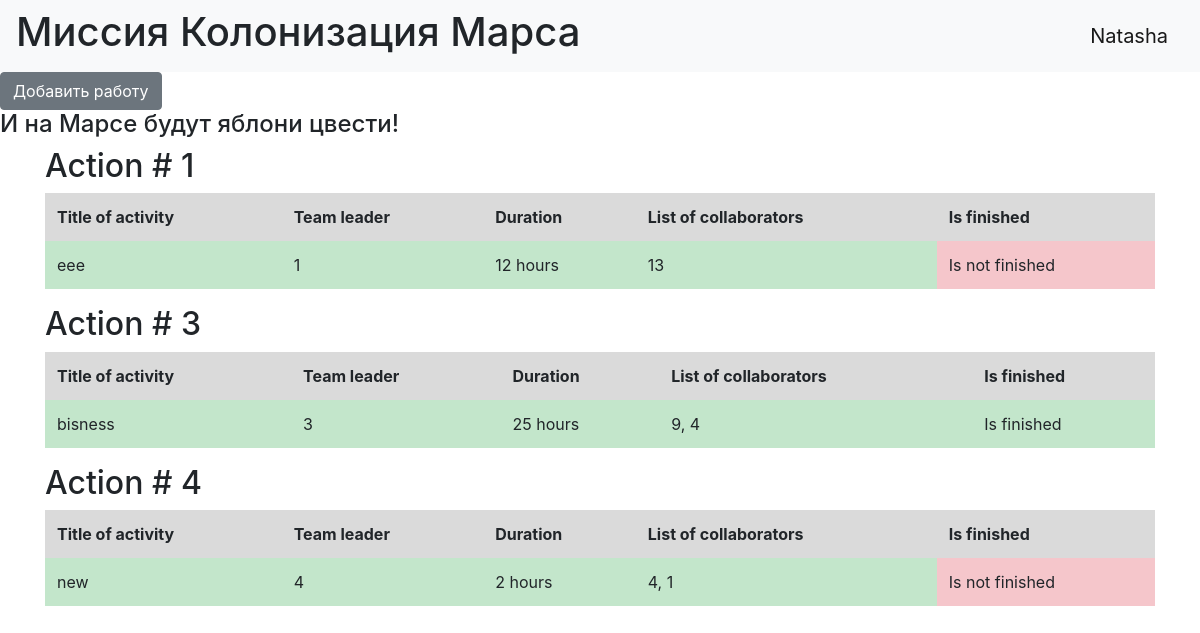
/ (signed in), run on the app's committed database.
### data/users.py (models this page shows, shortened)
class User(SqlAlchemyBase, UserMixin):
    __tablename__ = 'users'
    id = sqlalchemy.Column(sqlalchemy.Integer,
                           primary_key=True, autoincrement=True)
    surname = sqlalchemy.Column(sqlalchemy.String, nullable=True)
    name = sqlalchemy.Column(sqlalchemy.String, nullable=True)
    age = sqlalchemy.Column(sqlalchemy.Integer)
    position = sqlalchemy.Column(sqlalchemy.String, nullable=True)
    speciality = sqlalchemy.Column(sqlalchemy.String, nullable=True)
    address = sqlalchemy.Column(sqlalchemy.String, nullable=True)
    email = sqlalchemy.Column(sqlalchemy.String,
                              index=True, unique=True, nullable=True)
    hashed_password = sqlalchemy.Column(sqlalchemy.String, nullable=True)
    modified_date = sqlalchemy.Column(sqlalchemy.DateTime)
    jobs = orm.relation("Jobs", back_populates='user')

### data/jobs.py (models this page shows)
class Jobs(SqlAlchemyBase):
    __tablename__ = 'jobs'
    id = sqlalchemy.Column(sqlalchemy.Integer,
                           primary_key=True, autoincrement=True)
    team_leader = sqlalchemy.Column(sqlalchemy.Integer,
                                    sqlalchemy.ForeignKey("users.id"))
    job = sqlalchemy.Column(sqlalchemy.String, nullable=True)
    work_size = sqlalchemy.Column(sqlalchemy.Integer)
    collaborators = sqlalchemy.Column(sqlalchemy.String)
    start_date = sqlalchemy.Column(sqlalchemy.DateTime,
                                   default=datetime.datetime.now)
    end_date = sqlalchemy.Column(sqlalchemy.DateTime)
    is_finished = sqlalchemy.Column(sqlalchemy.Boolean, default=False)
    user = orm.relation('User')

### main.py (the view)
@app.route('/')
def index():
    session = db_session.create_session()
    job = session.query(Jobs).all()
    return render_template('index.html', job=job)

### data/db_session.py (called while the page is built)
def create_session() -> Session:
    global __factory
    return __factory()

### main.py (called while the page is built)
@login_manager.user_loader
def load_user(user_id):
    session = db_session.create_session()
    return session.query(User).get(user_id)

### templates/index.html (shortened to what this page needs)
{% extends "base.html" %}
{% block content %}
{% for item in job%}
<h2>Action # {{item.id}}</h2>
   <table class="table table-borderless">
  <thead>
    <tr class="table-active">
      <th scope="col">Title of activity</th>
      <th scope="col">Team leader</th>
      <th scope="col">Duration</th>
      <th scope="col">List of collaborators</th>
      <th scope="col">Is finished</th>
    </tr>
  </thead>
  <tbody>
    <tr>
      <td class="table-success">{{item.job}}</td>
      <td class="table-success">{{item.team_leader}}</td>
      <td class="table-success">{{item.work_size}} hours</td>
      <td class="table-success">{{item.collaborators}}</td>
      {%if item.is_finished%}
        <td class="table-success">Is finished</td>
      {%else%}
        <td class="table-danger">Is not finished</td>
      {%endif%}
    </tr>
  </tbody>
</table>
{% endfor %}
{% endblock %}

### templates/base.html (shortened to what this page needs)
<!DOCTYPE html>
<html lang="en">
<head>
    <link rel="stylesheet"
                    href="https://stackpath.bootstrapcdn.com/bootstrap/4.4.1/css/bootstrap.min.css"
>
</head>
<body>
<nav class="navbar navbar-light bg-light">
    <h1>Миссия Колонизация Марса</h1>
    {% if current_user.is_authenticated %}
    <a class="navbar-brand" href="/logout">{{ current_user.name }}</a>
{% else %}
    <p>
        <a class="btn btn-primary " href="/register">Зарегистрироваться</a>
        <a class="btn btn-success" href="/login">Войти</a>
    </p>
{% endif %}
</nav>
{% if current_user.is_authenticated %}
        <a class="btn btn-secondary" href="/addjob">Добавить работу</a>
    {% endif %}
<h4>И на Марсе будут яблони цвести!</h4>
<main role="main" class="container">
    {% block content %}{% endblock %}
</main>
</body>
</html>

### data on the page
User: name "Natasha"
Jobs: id "1", job "еее", team_leader "1", work_size "12", collaborators "13", is_finished "Is not finished"
Jobs: id "3", job "bisness", team_leader "3", work_size "25", collaborators "9, 4", is_finished "Is finished"
Jobs: id "4", job "new", team_leader "4", work_size "2", collaborators "4, 1", is_finished "Is not finished"
